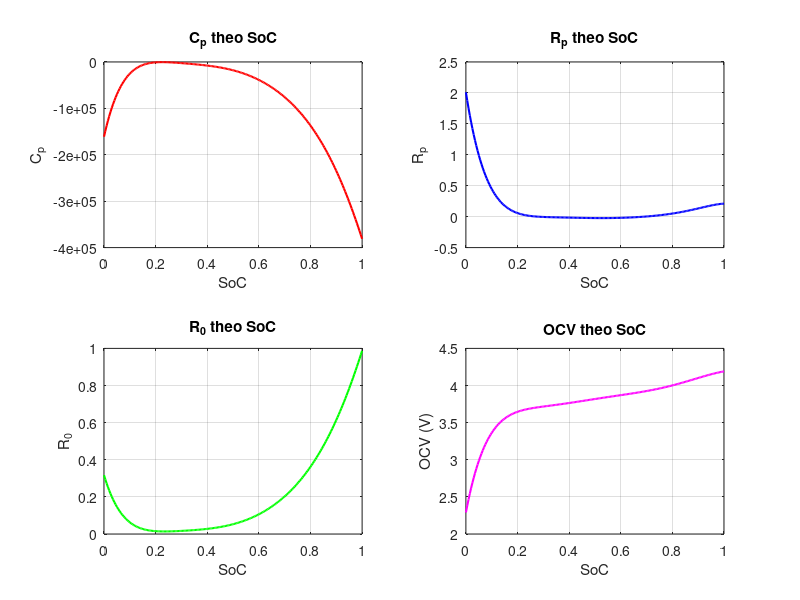

Here is the MATLAB script that generated this plot:
clc; clear; close all;

% ====== Tạo vector SoC ======
SoC = linspace(0, 1, 200); % từ 0 đến 1, 200 điểm

% ====== Các hàm tham số mới ======
% Cp mới
Cp = 1.36e7*SoC.^7 - 5.74e7*SoC.^6 + 1e8*SoC.^5 - 9.37e7*SoC.^4 ...
     + 5.02e7*SoC.^3 - 1.54e7*SoC.^2 + 2.48e6*SoC - 1.61e5;

% Rp mới
Rp = -113*SoC.^7 + 476*SoC.^6 - 842*SoC.^5 + 810*SoC.^4 ...
     - 456*SoC.^3 + 150*SoC.^2 - 26.8*SoC + 2.01;

% R0 mới
R0 = -26.3*SoC.^7 + 110*SoC.^6 - 190*SoC.^5 + 177*SoC.^4 ...
     - 94.1*SoC.^3 + 28.7*SoC.^2 - 4.63*SoC + 0.317;

% OCV giữ nguyên
OCV = 49.6*SoC.^7 - 243*SoC.^6 + 482*SoC.^5 - 502*SoC.^4 ...
      + 297*SoC.^3 - 99.9*SoC.^2 + 18.2*SoC + 2.29;

% ====== Vẽ 4 đồ thị độc lập ======
figure;

subplot(2,2,1);
plot(SoC, Cp, 'r', 'LineWidth', 1.5);
xlabel('SoC'); ylabel('C_p'); title('C_p theo SoC'); grid on;

subplot(2,2,2);
plot(SoC, Rp, 'b', 'LineWidth', 1.5);
xlabel('SoC'); ylabel('R_p'); title('R_p theo SoC'); grid on;

subplot(2,2,3);
plot(SoC, R0, 'g', 'LineWidth', 1.5);
xlabel('SoC'); ylabel('R_0'); title('R_0 theo SoC'); grid on;

subplot(2,2,4);
plot(SoC, OCV, 'm', 'LineWidth', 1.5);
xlabel('SoC'); ylabel('OCV (V)'); title('OCV theo SoC'); grid on;
